Frame 1 (no input): blank canvas, image omitted
Frame 60 (no input): blank canvas, image omitted
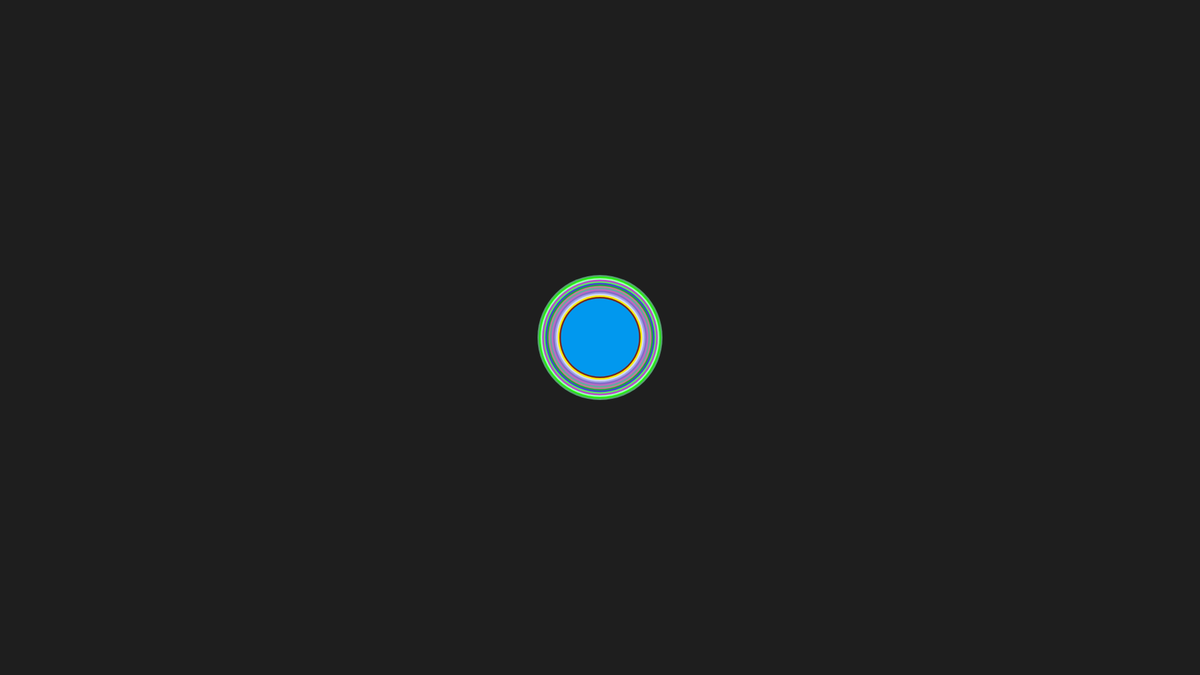
Frame 120 (the mouse pressed at the canvas centre since frame 60)

The p5.js sketch whose frames 1 and 60 were blank and that drew this single picture after the mouse press (run headless with seeded random() and noise() and a simulated clock; from frame 60 on, the mouse is pressed at the canvas centre):

// p5.js sketch
// ── sketch.js
var brushSize = 20;
var redColor = 50;
var greenColor = 50;
var blueColor = 50;
var inverse = false;
function setup() {
	createCanvas(1920,1080);
    background(30);
}

function draw() {
    noStroke();
	if (mouseIsPressed){
        fill(redColor,greenColor,blueColor);
        ellipse(mouseX,mouseY,brushSize,brushSize);
        colorRandomizer();
        brushSizeChanger();
    }


}
function keyPressed() {
    if (keyCode === DELETE) {
        background(255);
    }
}
function brushSizeChanger() {
    if (brushSize > 0 && !inverse){
        brushSize = brushSize - 5;
    } else if (brushSize == 0) {
        inverse = true;
        brushSize = brushSize + 5;
    } else if (brushSize < 200 && inverse){
        brushSize = brushSize + 5;
    } else if (brushSize == 200){
        inverse = false;
        brushSize = brushSize - 5;
    }
}
function colorRandomizer(){
    redColor = random(255);
    greenColor = random(255);
    blueColor = random(255);
}
